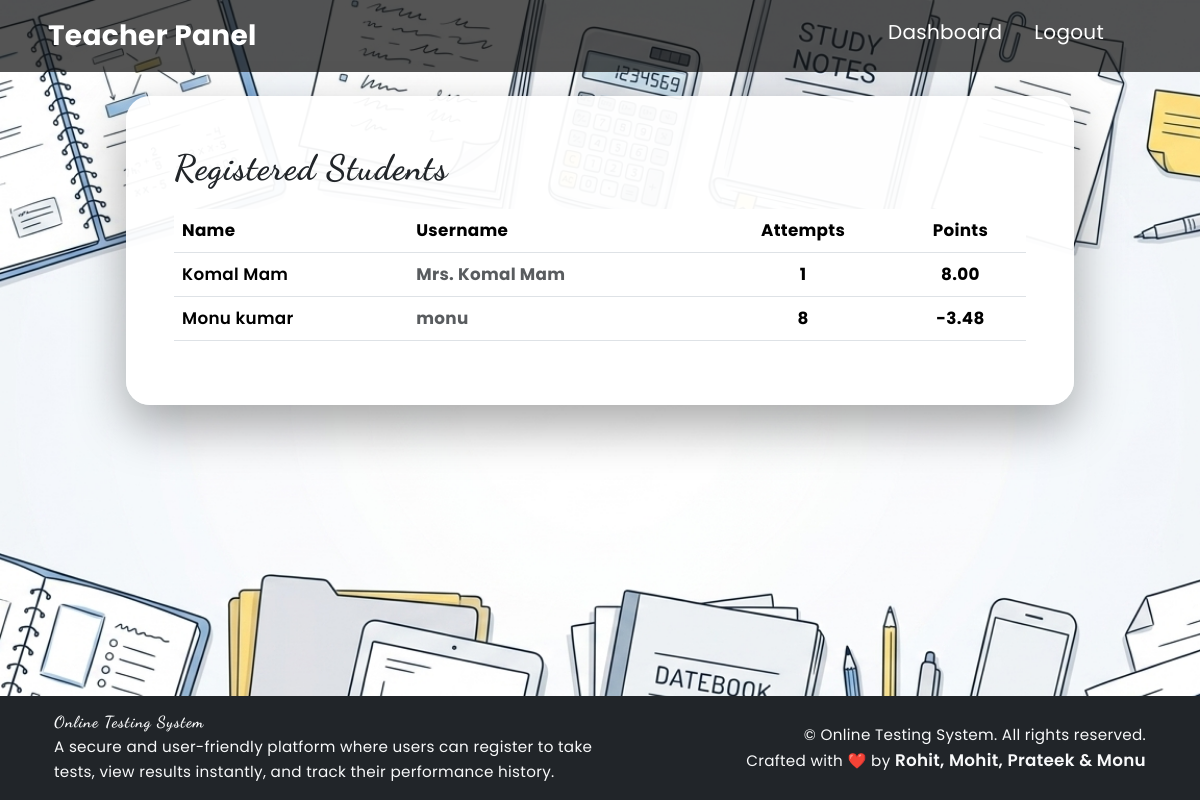
The page /teacher/students/ (signed in) on the database its author committed.
### OTS/models.py (models this page shows)
class Candidate(models.Model):
    username = models.CharField(primary_key=True, max_length=20)
    password = models.CharField(null=False, max_length=20)
    name = models.CharField(null=False, max_length=30)
    testattemped = models.IntegerField(default=0)
    points = models.FloatField(default=0.0)

### OTS/views.py (the view)
# urls.py: path("teacher/students/", teacher_students, name="teacher_students"),
def teacher_students(request):
    if not request.session.get("_auth_user_id"):
        return redirect("/teacher/login/")
    teacher = User.objects.get(pk=request.session.get("_auth_user_id"))
    students = Candidate.objects.filter(result__teacher=teacher).distinct().order_by("name")
    return render(request, "teacher_students.html", {"students": students})

### OTS/templates/teacher_students.html (shortened to what this page needs)
{% extends 'main.html' %}
{% load static %}
{% block top %}
<nav class="navbar navbar-expand-lg">
  <div class="container-fluid ps-3 ps-md-5 pe-3 pe-md-5">
    <div class="fw-bold fs-3">Teacher Panel</div>
    <div class="collapse navbar-collapse" id="navbarNavDropdown">
      <ul class="navbar-nav ms-auto mb-lg-2 px-4">
        <li class="nav-item me-3"><a class="nav-link active text-white fs-5" href="{% url 'OTS:teacher_dashboard' %}">Dashboard</a></li>
        <li class="nav-item me-3"><a class="nav-link active text-white fs-5" href="{% url 'OTS:Logout' %}">Logout</a></li>
      </ul>
    </div>
  </div>
</nav>
{% endblock %}
{% block content %}
<div class="container py-3 py-md-4 px-2 px-sm-3" style="max-width: 980px;">
  <div class="card border-0 shadow-lg rounded-4" style="background:rgba(255,255,255,0.97);">
    <div class="card-body p-3 p-sm-4 p-md-5">
      <h3 class="fw-bold mb-3 text-dark">Registered Students</h3>
      <div class="table-responsive">
        <table class="table table-hover align-middle students-table">
          <thead>
            <tr>
              <th>Name</th>
              <th>Username</th>
              <th class="text-center">Attempts</th>
              <th class="text-center">Points</th>
            </tr>
          </thead>
          <tbody>
            {% for s in students %}
            <tr>
              <td class="fw-semibold">{{ s.name }}</td>
              <td class="text-muted">{{ s.username }}</td>
              <td class="text-center">{{ s.testattemped }}</td>
              <td class="text-center">{{ s.points|floatformat:2 }}</td>
            </tr>
            {% empty %}
            <tr><td colspan="4" class="text-muted">No students found.</td></tr>
            {% endfor %}
          </tbody>
        </table>
      </div>
    </div>
  </div>
</div>
{% endblock %}

### OTS/static/theme.css (style rules this page uses)
* { margin: 0; padding: 0; box-sizing: border-box; font-family: 'Poppins', sans-serif; }
:root { --bs-body-font-family: 'Poppins', sans-serif !important; --bs-body-font-size: 1.05rem; --bs-body-line-height: 1.6; }
body, p, a, div, span, td, th, button, input, select, textarea, label { font-family: 'Poppins', sans-serif !important; font-size: 1.05rem; line-height: 1.6; letter-spacing: 0.3px; }
h1, .h1, h2, .h2, h3, .h3, h4, .h4, h5, .h5, h6, .h6, .navbar-brand { font-family: 'Dancing Script', cursive !important; letter-spacing: 1px; }
h3, .h3 { font-size: 2.2rem !important; line-height: 1.4 !important; font-weight: 700 !important; }
html { height: 100%; }
body { min-height: 100%; width: 100%; margin: 0; overflow-x: hidden; }
.navbar { color: white; background-color: rgba(19, 19, 19, 0.72); }
.card { box-shadow: 0 20px 50px rgba(0, 0, 0, 0.35) !important; border-radius: 1.5rem !important; font-weight: bolder; background: rgba(255, 255, 255, 0.95) !important; border: none !important; }
.card h3 { color: rgba(94, 94, 101, 0.878); }

### rows shown on the page
Candidate: name "Komal Mam", username "Mrs. Komal Mam", testattemped "1", points "8.00"
Candidate: name "Monu kumar", username "monu", testattemped "8", points "-3.48"
